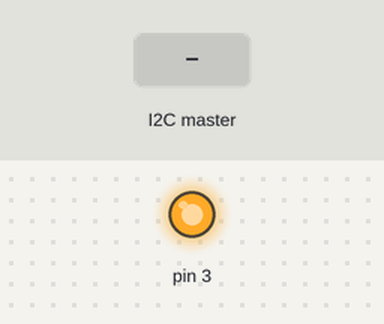
Bench run of a sketch on a simulated Arduino Leonardo, built with avr-gcc and run on an emulated ATmega32U4. On the bench: output pins drawn as LEDs (lit = HIGH). The inputs (shaded band) are chosen by the test bench.

Above: at 1.2 s.
1.3 s: the I2C master sends "D"
At 2.2 s:
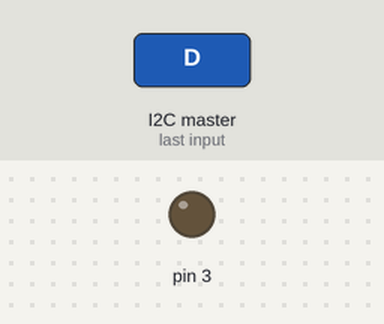
2.8 s: the I2C master sends "M"
At 3.3 s:
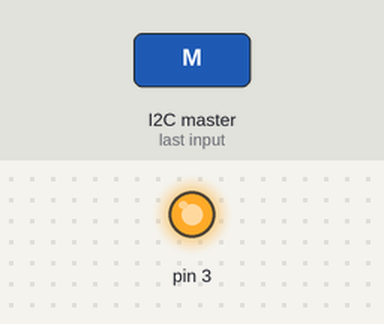
4.3 s: the I2C master sends "L"
At 5.6 s:
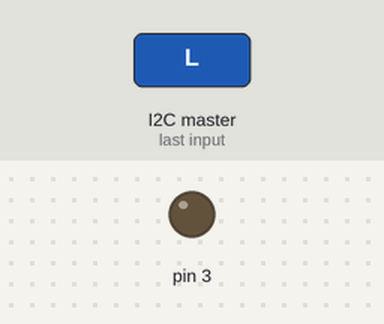
Timing chart, 0 to 7.3 s (numbered marks = the images above; inputs shaded):
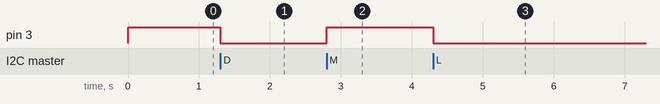

The sketch:

Slave2.ino
```cpp
//i2c Slave Code(Leonardo)
#include <Wire.h>
const int red = 3;
void setup()
{
  Wire.begin(5);
  Wire.onReceive(receiveEvent);


  pinMode(3,OUTPUT);


}
void loop()
{
  delay(100);
}

void receiveEvent(int howMany)
{
  while(Wire.available())
  {
    char c = Wire.read();

    //First player passing right
    if (c == 'M'){
      digitalWrite (3,HIGH);
    }

    //Third player passing left
    if (c == 'J'){
      digitalWrite (3,HIGH);
    }

    //Turning off manually
    if (c == 'D'){
      digitalWrite (3,LOW);
    }

    //Default turn off
    if (c == 'L'){
      digitalWrite(3,LOW);
    }
  }
}
```

Measured:
- after the input at 1.3 s, pin 3: HIGH → LOW at once
- after the input at 2.8 s, pin 3: LOW → HIGH at once
- after the input at 4.3 s, pin 3: HIGH → LOW at once
